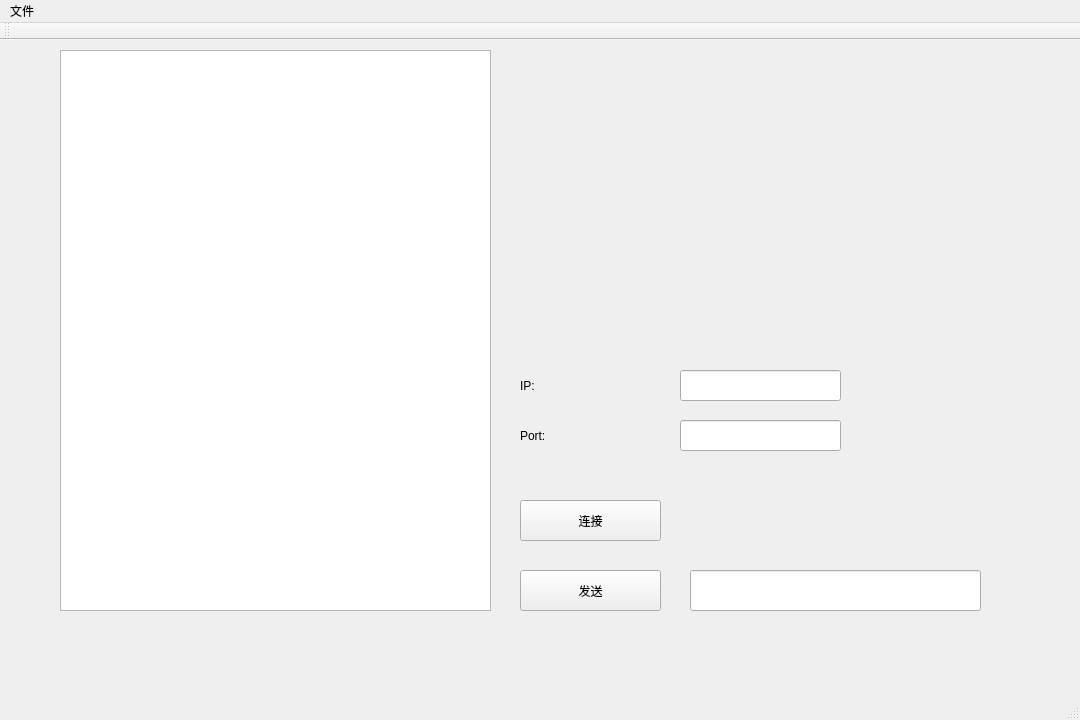
<?xml version="1.0" encoding="UTF-8"?>
<ui version="4.0">
 <class>MainWindowClass</class>
 <widget class="QMainWindow" name="MainWindowClass">
  <property name="geometry">
   <rect>
    <x>0</x>
    <y>0</y>
    <width>1080</width>
    <height>720</height>
   </rect>
  </property>
  <property name="windowTitle">
   <string>MainWindow</string>
  </property>
  <widget class="QWidget" name="centralWidget">
   <widget class="QListWidget" name="listWidget_msg">
    <property name="geometry">
     <rect>
      <x>60</x>
      <y>10</y>
      <width>431</width>
      <height>561</height>
     </rect>
    </property>
   </widget>
   <widget class="QPushButton" name="pushButton_send">
    <property name="geometry">
     <rect>
      <x>520</x>
      <y>530</y>
      <width>141</width>
      <height>41</height>
     </rect>
    </property>
    <property name="text">
     <string>发送</string>
    </property>
   </widget>
   <widget class="QPushButton" name="pushButton_connect">
    <property name="geometry">
     <rect>
      <x>520</x>
      <y>460</y>
      <width>141</width>
      <height>41</height>
     </rect>
    </property>
    <property name="text">
     <string>连接</string>
    </property>
   </widget>
   <widget class="QLineEdit" name="lineEdit_serverIP">
    <property name="geometry">
     <rect>
      <x>680</x>
      <y>330</y>
      <width>161</width>
      <height>31</height>
     </rect>
    </property>
   </widget>
   <widget class="QLineEdit" name="lineEdit_serverPort">
    <property name="geometry">
     <rect>
      <x>680</x>
      <y>380</y>
      <width>161</width>
      <height>31</height>
     </rect>
    </property>
   </widget>
   <widget class="QLabel" name="label_ip">
    <property name="geometry">
     <rect>
      <x>520</x>
      <y>330</y>
      <width>121</width>
      <height>31</height>
     </rect>
    </property>
    <property name="text">
     <string>IP:</string>
    </property>
   </widget>
   <widget class="QLabel" name="label_port">
    <property name="geometry">
     <rect>
      <x>520</x>
      <y>380</y>
      <width>121</width>
      <height>31</height>
     </rect>
    </property>
    <property name="text">
     <string>Port:</string>
    </property>
   </widget>
   <widget class="QLineEdit" name="lineEdit_enterMsg">
    <property name="geometry">
     <rect>
      <x>690</x>
      <y>530</y>
      <width>291</width>
      <height>41</height>
     </rect>
    </property>
   </widget>
  </widget>
  <widget class="QMenuBar" name="menuBar">
   <property name="geometry">
    <rect>
     <x>0</x>
     <y>0</y>
     <width>1080</width>
     <height>24</height>
    </rect>
   </property>
   <widget class="QMenu" name="menuSimpleChat">
    <property name="title">
     <string>文件</string>
    </property>
   </widget>
   <addaction name="menuSimpleChat"/>
  </widget>
  <widget class="QToolBar" name="mainToolBar">
   <attribute name="toolBarArea">
    <enum>TopToolBarArea</enum>
   </attribute>
   <attribute name="toolBarBreak">
    <bool>false</bool>
   </attribute>
  </widget>
  <widget class="QStatusBar" name="statusBar"/>
 </widget>
 <layoutdefault spacing="6" margin="11"/>
 <resources>
  <include location="MainWindow.qrc"/>
 </resources>
 <connections/>
</ui>
